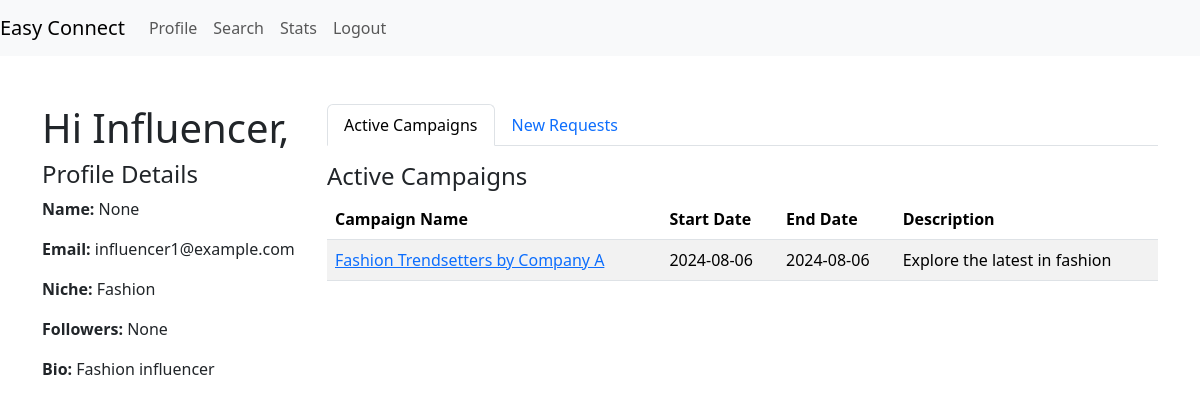
The app's page /influencer_dashboard (signed in), older data.
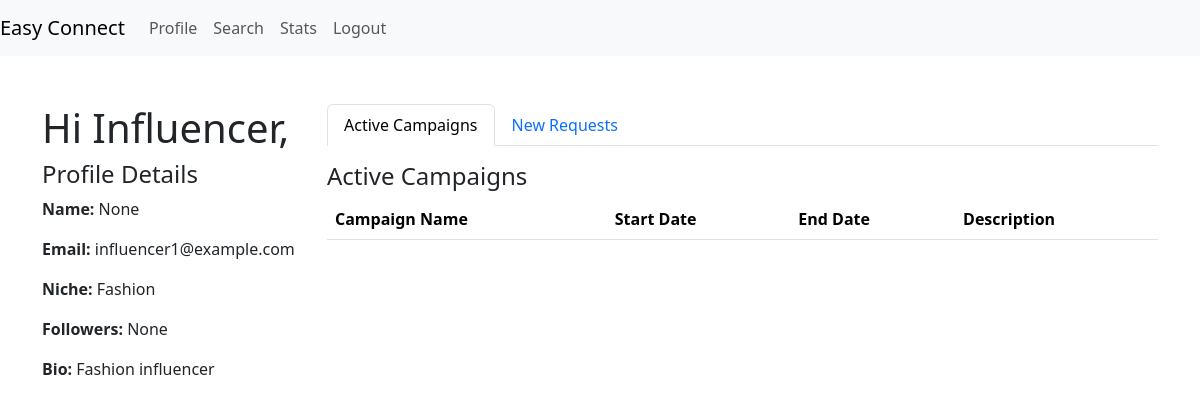
The same page, newer data.
### models.py (models this page shows)
class Campaign(db.Model):
    __tablename__ = 'campaign'
    campaign_id = db.Column(db.Integer, primary_key=True, autoincrement=True)
    sponsor_id = db.Column(db.Integer, db.ForeignKey('sponsors.sponsor_id'), nullable=False)
    name = db.Column(db.String(32),unique=True, nullable=False)
    description = db.Column(db.String(128))
    start_date = db.Column(db.Date)
    end_date = db.Column(db.Date)
    budget = db.Column(db.Float(10, 2), nullable=False)
    visibility = db.Column(Enum('private', 'public', name='visibility_types'), default='public', nullable=False)
    goals = db.Column(db.String(128))
    niche = db.Column(db.String(32),nullable=False)
    campaign_status = db.Column(Enum('ongoing', 'flagged', 'deleted', 'completed' ,name='campaign_status_types'), default='ongoing', nullable=False)
    sponsor = db.relationship('Sponsor', backref=db.backref('campaigns', lazy=True))

### routes.py (the view)
@app.route('/influencer_dashboard')
@auth_rep
def influencer_dashboard():
    user_id = session.get('user_id')
    influencer = InfluencerProfile.query.filter_by(id=user_id).first()
    user = User.query.filter_by(id=user_id).first()
    ad_request_campaign_ids = db.session.query(AdRequest.campaign_id).filter(
        (AdRequest.created_for == user_id) | (AdRequest.created_by == user_id)
    ).subquery()
    active_campaigns = Campaign.query.filter(
        Campaign.campaign_id.in_(ad_request_campaign_ids),
        Campaign.niche == influencer.niche,
        Campaign.campaign_status == 'ongoing',
    ).all()
    new_requests = AdRequest.query.filter(
        (AdRequest.created_for == user_id) | (AdRequest.created_by == user_id)
    ).all()
    return render_template('dashboard_inf.html', user=user, influencer=influencer, active_campaigns=active_campaigns, new_requests=new_requests)

### routes.py (called while the page is built)
def auth_rep(func):
    @wraps(func)
    def inner(*args,**kwargs):
        if 'user_id' in session:
            user = User.query.get(session['user_id'])
            if user.is_flagged:
                flash('Your account is flagged and cannot perform this action.', 'error')
                return redirect(url_for('login'))
            return func(*args,**kwargs)
        else:
            flash('You are not logged in,Please login to proceed','error')
            return redirect(url_for('login'))
    return inner

### templates/dashboard_inf.html (shortened to what this page needs)
{% extends 'layout.html' %}
{% block content %}
<div class="row">
    <div class="col-md-3 profile-details">
        <h1>Hi Influencer,</h1>
        <h4>Profile Details</h4>
        <p><strong>Name:</strong> {{ influencer.name }}</p>
        <p><strong>Email:</strong> {{ user.email_id }}</p>
        <p><strong>Niche:</strong> {{ influencer.niche }}</p>
        <p><strong>Followers:</strong> {{ influencer.followers }}</p>
        <p><strong>Bio:</strong> {{ influencer.bio }}</p>
    </div>
    <div class="col-md-9">
        <ul class="nav nav-tabs" id="myTab" role="tablist">
            <li class="nav-item" role="presentation">
                <a class="nav-link active" id="active-campaigns-tab" data-bs-toggle="tab" href="#activeCampaigns" role="tab" aria-controls="activeCampaigns" aria-selected="true">Active Campaigns</a>
            </li>
            <li class="nav-item" role="presentation">
                <a class="nav-link" id="new-requests-tab" data-bs-toggle="tab" href="#newRequests" role="tab" aria-controls="newRequests" aria-selected="false">New Requests</a>
            </li>
        </ul>
        <div class="tab-content mt-3" id="myTabContent">
            <div class="tab-pane fade show active" id="activeCampaigns" role="tabpanel" aria-labelledby="active-campaigns-tab">
                <h4>Active Campaigns</h4>
                <table class="table table-striped">
                    <thead>
                        <tr>
                            <th>Campaign Name</th>
                            <th>Start Date</th>
                            <th>End Date</th>
                            <th>Description</th>
                        </tr>
                    </thead>
                    <tbody>
                        {% for campaign in active_campaigns %}
                        <tr>
                            <td><a href="{{ url_for('campaign_details', campaign_id=campaign.campaign_id) }}">{{ campaign.name }}</a></td>
                            <td>{{ campaign.start_date }}</td>
                            <td>{{ campaign.end_date }}</td>
                            <td>{{ campaign.description }}</td>
                        </tr>
                        {% endfor %}
                    </tbody>
                </table>
            </div>
        </div>
    </div>
</div>
{% endblock %}

Row changes from the older to the newer data that the page shows:
no longer on this page (row edited): Campaign: name "Fashion Trendsetters by Company A", start_date "2024-08-06", end_date "2024-08-06", description "Explore the latest in fashion"
